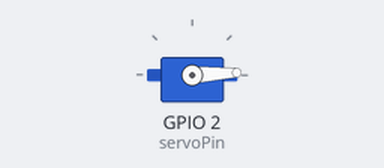
Bench run of a sketch on a simulated ESP32. Parts: servo.

Above: at 0.05 s.
At 1.3 s:
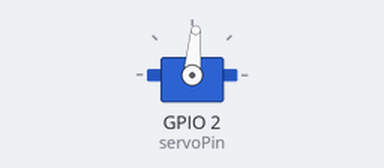
At 2.6 s:
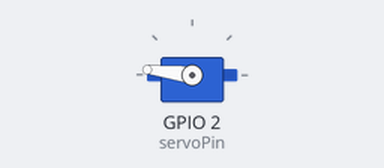
At 5.2 s:
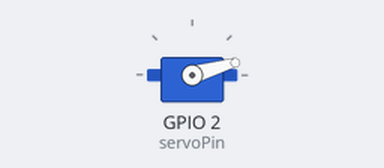
Timing chart, 0 to 7.1 s (numbered marks = the images above):
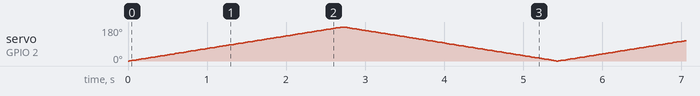

The sketch:

Servo.ino
```cpp
#include <ESP32Servo.h>

Servo myservo;  // create servo object to control a servo
#define servoPin 2  // Define the GPIO pin connected to the servo

void setup() {
  // Allow allocation of all timers
  ESP32PWM::allocateTimer(0);
  ESP32PWM::allocateTimer(1);
  ESP32PWM::allocateTimer(2);
  ESP32PWM::allocateTimer(3);

  // Attach the servo on the servoPin to the servo object
  myservo.attach(servoPin);
}

void loop() {
  // Sweep the servo from 0 to 180 degrees
  for (int angle = 0; angle <= 180; angle++) {
    myservo.write(angle); // Set the servo position
    delay(15); // Delay for smooth motion
  }

  // Sweep the servo from 180 to 0 degrees
  for (int angle = 180; angle >= 0; angle--) {
    myservo.write(angle); // Set the servo position
    delay(15); // Delay for smooth motion
  }
}
```
